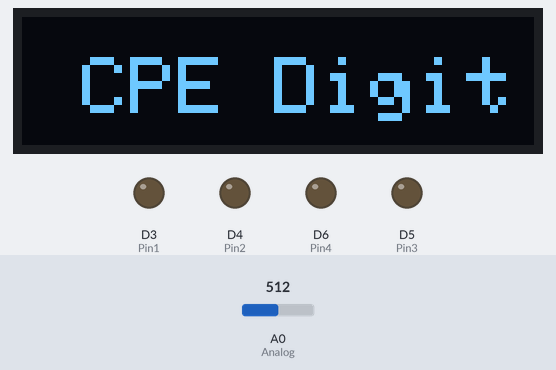
Simulated run of this sketch. Board: ESP8266 (NodeMCU). Shown: 128×32 one-colour display, output pins drawn as LEDs (lit = HIGH). The test bench sets the inputs (shaded band); at power-on: A0 (Analog) = 512.

Above: at 3.2 s.
At 5.7 s:
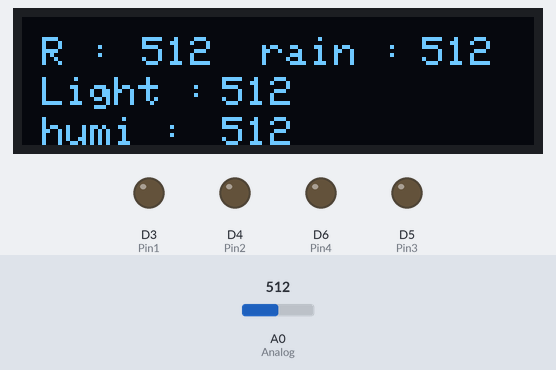
5.8 s: A0 (Analog) set to 716
At 6.25 s:
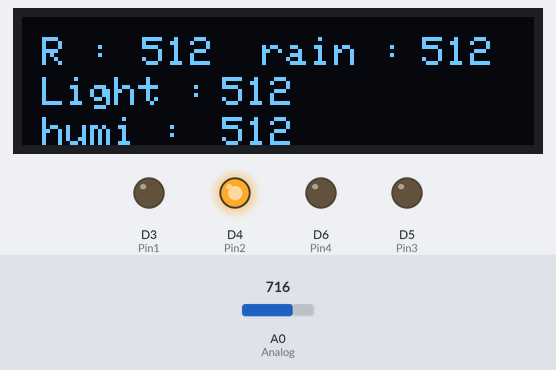
At 14.3 s:
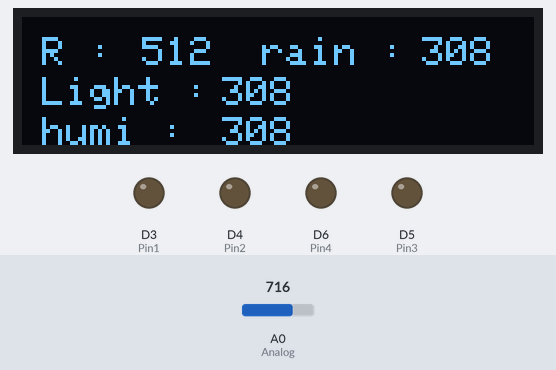
Timing chart, 0 to 20.8 s (numbered marks = the images above; inputs shaded):
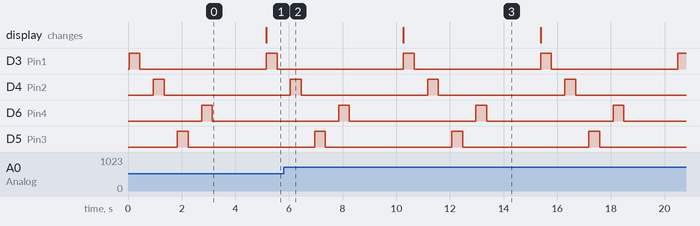

Measured:
- after the input at 5.8 s, the display: changes after 4.5 s (image 3)
- by itself, D3 (Pin1), D4 (Pin2), D6 (Pin4), D5 (Pin3): alternates HIGH for 0.40 s and LOW for 4.7 s

The sketch:

Homework-R-rain-humi-light.ino
```cpp
#include <SPI.h>
#include <Wire.h>
#include <Adafruit_GFX.h>
#include <Adafruit_SSD1306.h>
#include <Adafruit_Sensor.h>
#include <DHT.h>
#include <DHT_U.h>

#define Analog A0
#define Pin1 D3
#define Pin2 D4
#define Pin3 D5
#define Pin4 D6

#define SCREEN_WIDTH 128  // OLED display width, in pixels
#define SCREEN_HEIGHT 32  // OLED display height, in pixels

#define OLED_RESET -1        // Reset pin # (or -1 if sharing Arduino reset pin)
#define SCREEN_ADDRESS 0x3C  ///< See datasheet for Address; 0x3D for 128x64, 0x3C for 128x32
Adafruit_SSD1306 display(SCREEN_WIDTH, SCREEN_HEIGHT, &Wire, OLED_RESET);

void setup() {
  Serial.begin(9600);

  if (!display.begin(SSD1306_SWITCHCAPVCC, SCREEN_ADDRESS)) {
    Serial.println(F("SSD1306 allocation failed"));
    for (;;)
      ;  // Don't proceed, loop forever
  }
  display.clearDisplay();
  display.setTextSize(2);
  display.setTextColor(SSD1306_WHITE);
  display.setCursor(15, 10);
  display.print("CPE Digit");
  display.display();
  pinMode(Analog, INPUT);

  pinMode(Pin1, OUTPUT);
  pinMode(Pin2, OUTPUT);
  pinMode(Pin3, OUTPUT);
  pinMode(Pin4, OUTPUT);
  digitalWrite(Pin1, LOW);
  digitalWrite(Pin2, LOW);
  digitalWrite(Pin3, LOW);
  digitalWrite(Pin4, LOW);
}

void loop() {
  display.clearDisplay();
  display.setTextSize(1);
  display.setTextColor(WHITE);

  digitalWrite(Pin1, HIGH);
  delay(200);
  display.setCursor(5, 5);
  display.print("R : ");
  display.setCursor(30, 5);
  display.print(1024 - analogRead(Analog));
  delay(200);
  digitalWrite(Pin1, LOW);
  delay(500);

  digitalWrite(Pin2, HIGH);
  delay(200);
  display.setCursor(5, 15);
  display.print("Light : ");
  display.setCursor(50, 15);
  display.print(1024 - analogRead(Analog));
  delay(200);
  digitalWrite(Pin2, LOW);
  delay(500);

  digitalWrite(Pin3, HIGH);
  delay(200);
  display.setCursor(5, 25);
  display.print("humi : ");
  display.setCursor(50, 25);
  display.print(1024 - analogRead(Analog));
  delay(200);
  digitalWrite(Pin3, LOW);
  delay(500);

  digitalWrite(Pin4, HIGH);
  delay(200);
  display.setCursor(60, 5);
  display.print("rain :");
  display.setCursor(100, 5);
  display.print(1024 - analogRead(Analog));
  delay(200);
  digitalWrite(Pin4, LOW);
  delay(2000);

  display.display();
}
```
